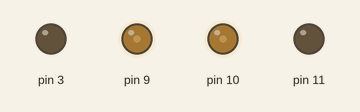
A sketch run on a simulated Arduino Uno, built with avr-gcc and run on an emulated ATmega328P. Shown: output pins drawn as LEDs (lit = HIGH). At 12.0 s the program stops and its outputs stay as they are.

Above: at 0.1 s.
At 3.1 s:
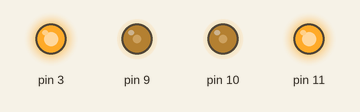
At 9.1 s:
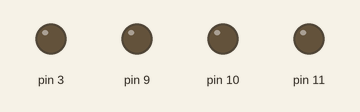
Timing chart, 0 to 10.6 s (numbered marks = the images above):
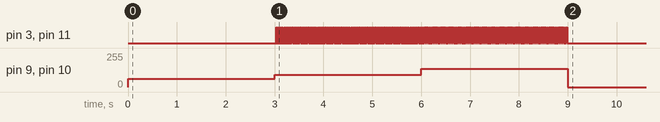

Measured:
- by itself, pin 9, pin 10: 0/255 → 62/255 at 0.00 s, → 92/255 3.0 s later, → 138/255 3.0 s later, → 0/255 3.0 s later

The sketch:

atmega328_fovi_headless_demo_V01.ino
```cpp
/// @file atmega328_fovi_headless_demo_V01
///
/// Adapted from atmega328_pwm_freq_mod_simple_V02
///
///
///
///
///
///
///
///

// PWM out of 120
// out of 3.7, 1.50, 2.25, 3.0
// 41% 61%, 81%,
// for 150, 62, 92, 138
#define LOW_INTENSITY_PWM 62
#define MEDIUM_INTENSITY_PWM 92
#define HIGH_INTENSITY_PWM 138

void setup() {

  // these use timer 1
  analogWrite(9, 128-64);
  analogWrite(10, 128+64);
  modifyTimer1(31000);
  // these use timer 2
  analogWrite(11, 25);
  analogWrite(3, 255-25);
  modifyTimer2(31);
  setIntensityAll(0); // turn all off

}

void loop() {

  setIntensityAll(LOW_INTENSITY_PWM);
  delay(3000);
  setIntensityAll(MEDIUM_INTENSITY_PWM);
  delay(3000);
  setIntensityAll(HIGH_INTENSITY_PWM);
  delay(3000);
  setIntensityAll(0);
  delay(3000);
  while(1) {

  }


}

void setIntensityAll(uint8_t pwmVal) {

  analogWrite(9, pwmVal);
  analogWrite(10, pwmVal);
  analogWrite(11, pwmVal);
  analogWrite(3, pwmVal);

}

/// Warning: This will mess up timekeeping functions like delay(), millis(), micros()
void modifyTimer0(uint16_t freq) {


  //----- PWM frequency for D5 & D6 -----
  //Timer0 divisor = 1, 8, 64, 256, 1024
  //TCCR0B = TCCR0B & B11111000 | B00000001;    // 62.5KHz
  //TCCR0B = TCCR0B & B11111000 | B00000010;    // 7.8KHz
  //TCCR0B = TCCR0B & B11111000 | B00000011;    // 976Hz (default)
  //TCCR0B = TCCR0B & B11111000 | B00000100;    // 244Hz
  //TCCR0B = TCCR0B & B11111000 | B00000101;    // 61Hz

}

// @param freq PWM frequency (Hz) 31000, 3900, 490, 123, 31
void modifyTimer1(uint16_t freq){

  //----- PWM frequency for D9 & D10 -----
  //Timer1 divisor = 2, 16, 128, 512, 2048
  if (freq == 31000) {
    TCCR1B = TCCR1B & B11111000 | B00000001;    // 31KHz
  } else if (freq == 3900) {
    TCCR1B = TCCR1B & B11111000 | B00000010;    // 3.9KHz
  } else if (freq == 490) {
    TCCR1B = TCCR1B & B11111000 | B00000011;    // 490Hz (default)
  } else if (freq == 123) {
    TCCR1B = TCCR1B & B11111000 | B00000100;    // 122.5Hz
  } else if (freq == 31) {
    TCCR1B = TCCR1B & B11111000 | B00000101;    // 30.6Hz
  }
}


// @param freq PWM frequency (Hz) 31000, 3900, 980, 490, 245, 123, 31
void modifyTimer2(uint16_t freq){

  //----- PWM frequency for D3 & D11 -----
  //Timer2 divisor = 2, 16, 64, 128, 512, 2048

  if (freq == 31000) {
    TCCR2B = TCCR2B & B11111000 | B00000001;    // 31KHz
  } else if (freq == 3900) {
    TCCR2B = TCCR2B & B11111000 | B00000010;    // 3.9KHz
  }else if (freq == 980) {
    TCCR2B = TCCR2B & B11111000 | B00000011;    // 980Hz
  } else if (freq == 490) {
    TCCR2B = TCCR2B & B11111000 | B00000100;    // 490Hz (default)
  } else if (freq == 245) {
    TCCR2B = TCCR2B & B11111000 | B00000101;    // 245Hz
  } else if (freq == 123) {
    TCCR2B = TCCR2B & B11111000 | B00000110;    // 122.5Hz
  } else if (freq == 31) {
    TCCR2B = TCCR2B & B11111000 | B00000111;    // 30.6Hz
  }
}
```
